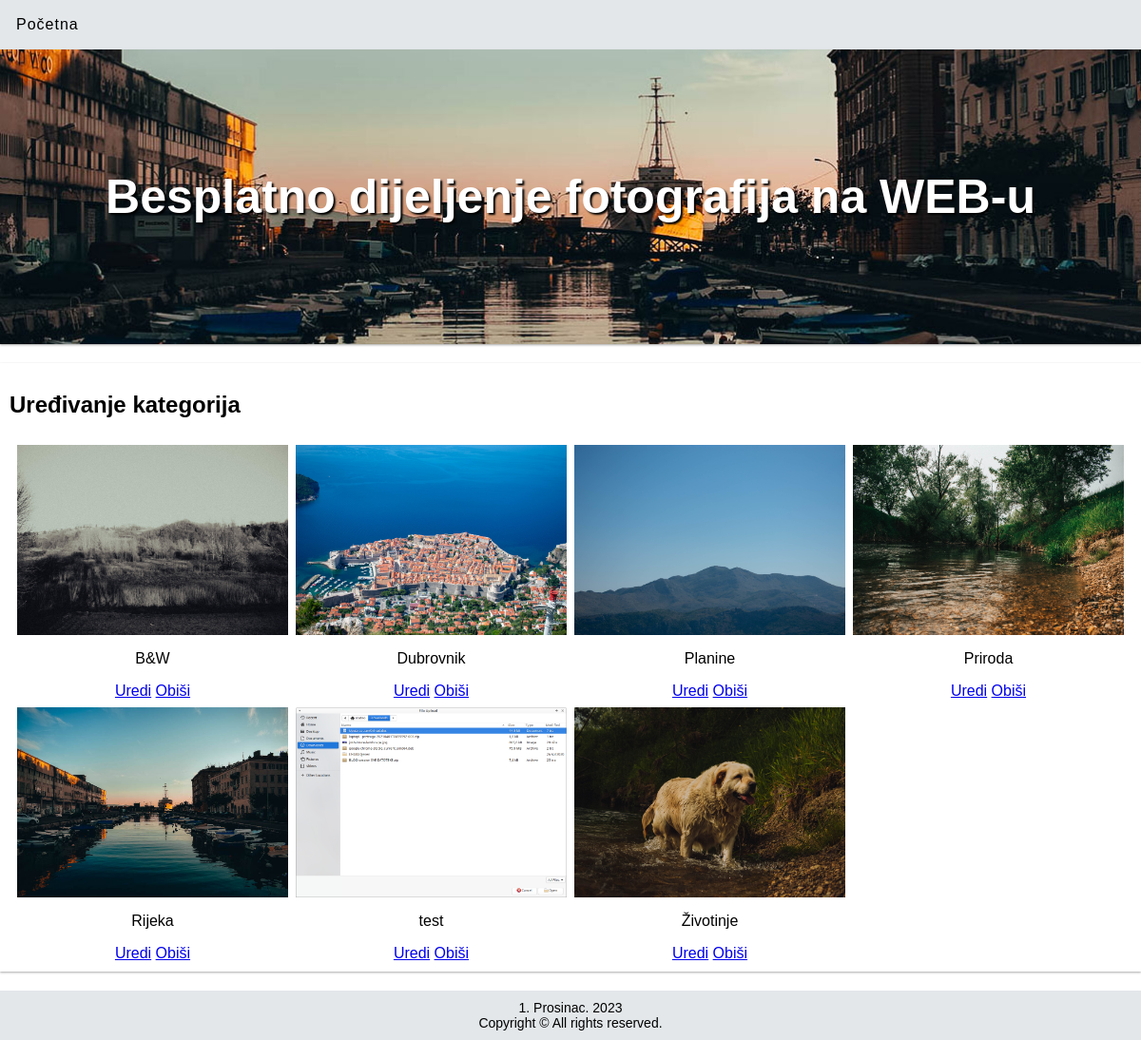
The app's page /kategorije.php with its own data.
### tables this page shows
CREATE TABLE `kategorija` (
  `id_kategorije` int NOT NULL,
  `ime_kategorije` varchar(30) NOT NULL,
  `slika_kategorije` varchar(200) NOT NULL,
  `id_korisnika` int DEFAULT NULL
);

### includes/baza.php (called while the page is built, shortened)
<?php
    class Baza{
        private function spojiDB() {
            $veza = new mysqli(self::SERVER, self::KORISNICKO_IME, self::LOZINKA, self::BAZA_PODATAKA);
            $veza->query("set names 'utf8'");
            return $veza;
        }
        public function dohvatiDB($upit){
            $veza = $this -> spojiDB();
            $rezultat = $veza -> query($upit);
            return $rezultat;
        }
    }
?>

### kategorije.php (the view, shortened to what this page needs)
<!DOCTYPE html>
<html lang="hr">
<head>
   <?php
    include "includes/head.php";
   ?>
</head>
<body>
    <div class="red">
        <?php include "includes/navigation.php"; ?>
    </div>
    <div class="red">
          <?php include "includes/header.php"; ?>
          <section id="sadrzaj" class="t-kolona-12 d-kolona-12">
            <h2>Uređivanje kategorija</h2>
            <?php
                    require_once "includes/baza.php";
                     $baza = new Baza();
                     $upit="SELECT id_kategorije, ime_kategorije, slika_kategorije FROM kategorija GROUP BY ime_kategorije ORDER BY ime_kategorije";
                     $rezultat = $baza -> dohvatiDB($upit);
                     echo "<div class='kategorije'>";
                     while($red = $rezultat->fetch_array()){
                         $id_kategorije=$red["id_kategorije"];
                         echo "<div class = 'slika' ><img src='".$red["slika_kategorije"]."' alt='".$red["ime_kategorije"]."' width='150' height='200'/>
                         <p>".$red["ime_kategorije"]."</p>";
                         echo "<a href='uredi_kategoriju.php?id=$id_kategorije' title='Uredite kategoriju'>Uredi</a> ";
                         echo "<a href='#' onclick='brisi($id_kategorije); return false' title='Obrišite kategoriju'>Obiši</a><br></div>";
                     }
                    ?>
        </section>
    </div>
    <div class="red">
        <?php include "includes/footer.php"; ?>
    </div>
</body>
</html>

### includes/head.php (shortened to what this page needs)
<link rel="stylesheet" href="css/style.css">
<link rel="stylesheet" href="https://use.fontawesome.com/releases/v5.6.1/css/all.css">

### includes/navigation.php (shortened to what this page needs)
<nav id="navigacija" class="t-kolona-12 d-kolona-12">
    <ul>
        <li><a href="index.php">Početna</a></li>
    </ul>
</nav>

### includes/header.php
<header id="zaglavlje" class="t-kolona-12 d-kolona-12">
    <h1>Besplatno dijeljenje fotografija na WEB-u</h1>
</header>

### includes/footer.php
<footer id="podnozje" class="t-kolona-12 d-kolona-12">
    <span></span>
    <br />
    <span>Copyright &copy; All rights reserved.</span>
</footer>

### css/style.css (style rules this page uses)
body { margin: 0; font-family: Arial, Helvetica, sans-serif; }
#zaglavlje { margin-bottom: 20px; box-shadow: 0 1px 3px rgba(0, 0, 0, 0.12), 0 1px 2px rgba(0, 0, 0, 0.24); height: 310px; background: url(../images/slike/header_img1.jpg) no-repeat center center/cover; display: flex; justify-content: center; align-items: center; }
#zaglavlje h1 { color: #ffffff; margin: 0; font-size: 50px; text-shadow: 2px 2px 2px black; }
#sadrzaj { box-shadow: 0px 1px 3px rgba(0, 0, 0, 0.12), 0px 1px 2px rgba(0, 0, 0, 0.24); margin-bottom: 20px; min-height: 500px; max-height: 2000px; overflow: auto; }
#podnozje { background-color: rgba(216, 221, 226, 0.7); color: #000000; text-align: center; font-size: 14px; box-shadow: 0 1px 3px rga(0, 0, 0, 0.12), 0 1px 2px rgba(0, 0, 0, 0.24); }
img, video, iframe, object { max-width: 100%; }
@media (min-width: 700px) { #navigacija li { text-align: left; } }
@media (min-width: 750px) { #zaglavlje { background: url(../images/slike/header_img_mobile1.jpg) no-repeat center center/cover; } }
* { box-sizing: border-box; }
.red:after { content: ""; clear: both; display: block; }
[class*="kolona"] { float: left; padding: 10px; width: 100%; }
@media (min-width:700px) { .t-kolona-12 { width: 100%; } }
@media (min-width:1100px) { .d-kolona-12 { width: 100%; } }
.red:first-child { background-color: rgba(216, 221, 226, 0.7); display: flex; align-items: center; position: sticky; top: 0px; z-index: 1000; }
#navigacija ul { list-style-type: none; margin: 0; padding: 0; text-align: left; }
#navigacija ul li { display: inline-block; margin-right: 30px; }
#navigacija ul li a { display: inline-block; text-decoration: none; font-size: 16px; font-family: Arial, Helvetica, sans-serif; letter-spacing: 1px; padding: 7px; color: black; transition: all 0.3s linear; }
.kategorije { display: flex; flex-wrap: wrap; padding: 0 4px; }
.slika { flex: 25%; max-width: 25%; padding: 0 4px; text-align: center; }
.slika img { margin-top: 8px; vertical-align: middle; width: 100%; }

### records on screen
kategorija: slika_kategorije (picture), ime_kategorije "B&W"
kategorija: slika_kategorije (picture), ime_kategorije "Dubrovnik"
kategorija: slika_kategorije (picture), ime_kategorije "Planine"
kategorija: slika_kategorije (picture), ime_kategorije "Priroda"
kategorija: slika_kategorije (picture), ime_kategorije "Rijeka"
kategorija: slika_kategorije+ime_kategorije (picture), ime_kategorije "test"
kategorija: slika_kategorije (picture), ime_kategorije "Životinje"
